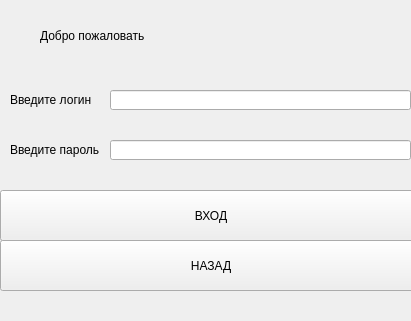
<?xml version="1.0" encoding="UTF-8"?>
<ui version="4.0">
 <class>Form</class>
 <widget class="QWidget" name="Form">
  <property name="geometry">
   <rect>
    <x>0</x>
    <y>0</y>
    <width>411</width>
    <height>321</height>
   </rect>
  </property>
  <property name="windowTitle">
   <string>Form</string>
  </property>
  <widget class="QPushButton" name="ok">
   <property name="geometry">
    <rect>
     <x>0</x>
     <y>190</y>
     <width>422</width>
     <height>51</height>
    </rect>
   </property>
   <property name="maximumSize">
    <size>
     <width>16777215</width>
     <height>51</height>
    </size>
   </property>
   <property name="text">
    <string>ВХОД</string>
   </property>
  </widget>
  <widget class="QPushButton" name="back">
   <property name="geometry">
    <rect>
     <x>0</x>
     <y>240</y>
     <width>422</width>
     <height>51</height>
    </rect>
   </property>
   <property name="maximumSize">
    <size>
     <width>16777215</width>
     <height>51</height>
    </size>
   </property>
   <property name="text">
    <string>НАЗАД</string>
   </property>
  </widget>
  <widget class="QLabel" name="label">
   <property name="geometry">
    <rect>
     <x>10</x>
     <y>140</y>
     <width>101</width>
     <height>20</height>
    </rect>
   </property>
   <property name="text">
    <string>Введите пароль</string>
   </property>
  </widget>
  <widget class="QLabel" name="label_2">
   <property name="geometry">
    <rect>
     <x>10</x>
     <y>90</y>
     <width>91</width>
     <height>20</height>
    </rect>
   </property>
   <property name="text">
    <string>Введите логин</string>
   </property>
  </widget>
  <widget class="QLineEdit" name="login">
   <property name="geometry">
    <rect>
     <x>110</x>
     <y>140</y>
     <width>301</width>
     <height>20</height>
    </rect>
   </property>
  </widget>
  <widget class="QLineEdit" name="password">
   <property name="geometry">
    <rect>
     <x>110</x>
     <y>90</y>
     <width>301</width>
     <height>20</height>
    </rect>
   </property>
  </widget>
  <widget class="QLabel" name="priv">
   <property name="geometry">
    <rect>
     <x>40</x>
     <y>0</y>
     <width>351</width>
     <height>71</height>
    </rect>
   </property>
   <property name="text">
    <string>Добро пожаловать</string>
   </property>
  </widget>
 </widget>
 <resources/>
 <connections/>
</ui>
